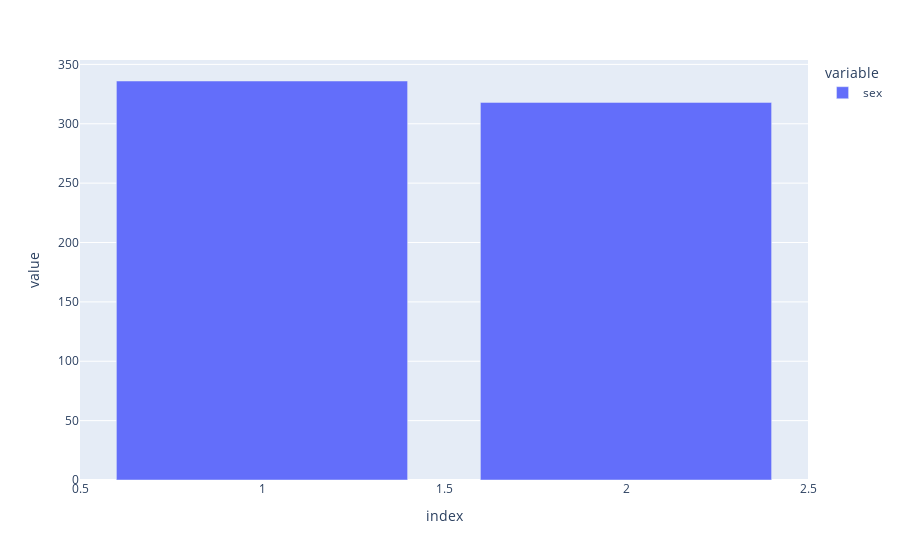
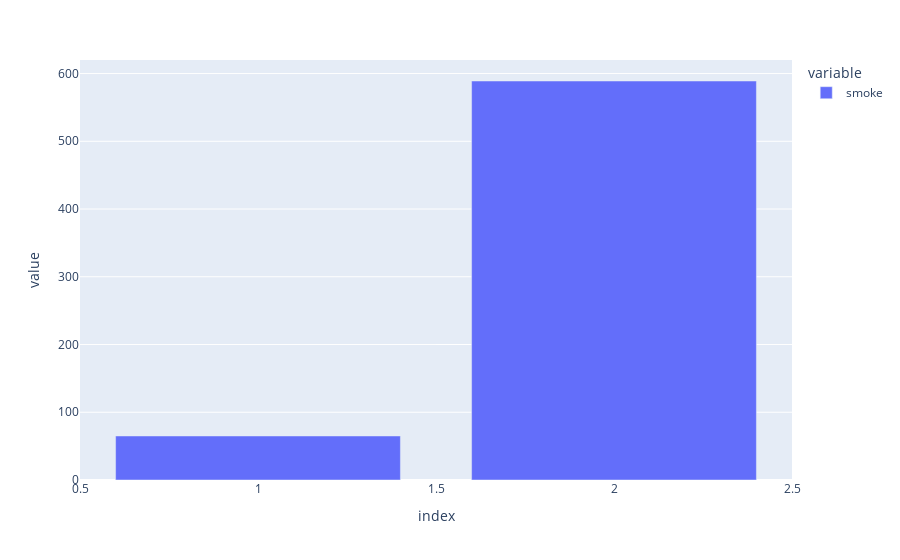

Notebook code for these charts, in order:
### Code cell
def plot(col):
     if col.dtypes != 'category':
        print('Cont')
        histogram_boxplot(col, xlabel = col.name, title = 'Distibución continua')
     else:
        print('Cat')
        cat_plot(col).show()
        
pacientes.iloc[:,1:9].apply(plot)

### Figure 1 — Plotly figure (JSON) as saved in the notebook; plotly's stock layout.template omitted (floating-point values rounded to 4 significant figures)
{"data": [{"alignmentgroup": "True", "hovertemplate": "variable=sex<br>index=%{x}<br>value=%{y}<extra></extra>", "legendgroup": "sex", "marker": {"color": "#636efa", "pattern": {"shape": ""}}, "name": "sex", "offsetgroup": "sex", "orientation": "v", "showlegend": true, "textposition": "auto", "type": "bar", "x": [1, 2], "xaxis": "x", "y": [336, 318], "yaxis": "y"}], "layout": {"barmode": "relative", "legend": {"title": {"text": "variable"}, "tracegroupgap": 0}, "margin": {"t": 60}, "xaxis": {"anchor": "y", "domain": [0, 1], "title": {"text": "index"}}, "yaxis": {"anchor": "x", "domain": [0, 1], "title": {"text": "value"}}}}

### Figure 2 — Plotly figure (JSON) as saved in the notebook; plotly's stock layout.template omitted (floating-point values rounded to 4 significant figures)
{"data": [{"alignmentgroup": "True", "hovertemplate": "variable=smoke<br>index=%{x}<br>value=%{y}<extra></extra>", "legendgroup": "smoke", "marker": {"color": "#636efa", "pattern": {"shape": ""}}, "name": "smoke", "offsetgroup": "smoke", "orientation": "v", "showlegend": true, "textposition": "auto", "type": "bar", "x": [2, 1], "xaxis": "x", "y": [589, 65], "yaxis": "y"}], "layout": {"barmode": "relative", "legend": {"title": {"text": "variable"}, "tracegroupgap": 0}, "margin": {"t": 60}, "xaxis": {"anchor": "y", "domain": [0, 1], "title": {"text": "index"}}, "yaxis": {"anchor": "x", "domain": [0, 1], "title": {"text": "value"}}}}
